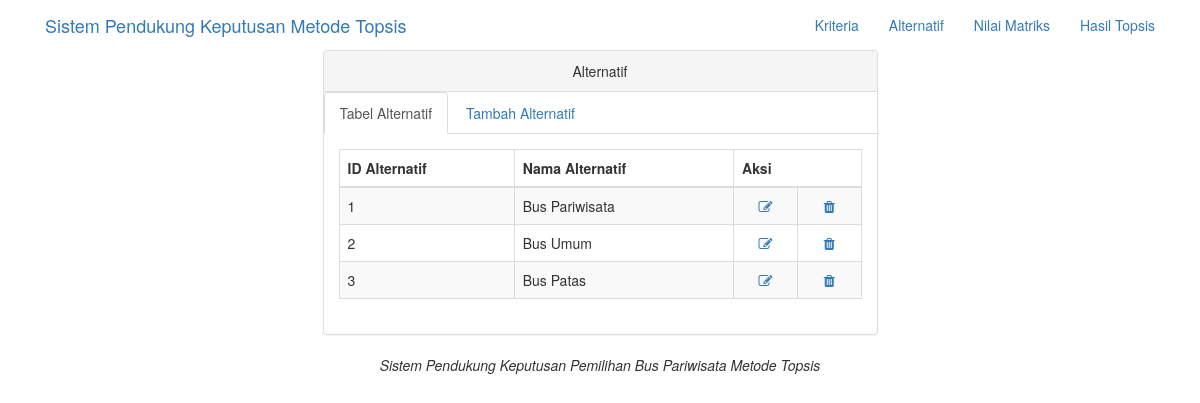
Screenshot of /Spk-Topsis-Bus/alternatif.php with the database file from the repository.
### tables this page shows
CREATE TABLE `tab_alternatif` (
  `id_alternatif` varchar(10) NOT NULL,
  `nama_alternatif` varchar(50) NOT NULL
);

### Spk-Topsis-Bus/alternatif.php (the view, shortened to what this page needs)
<?php
include ("koneksi.php");
 ?>
<!DOCTYPE html>
<html>
  <head>
    <link href="tampilan/css/bootstrap.min.css" rel="stylesheet">
    <link href="tampilan/font-awesome/css/font-awesome.min.css" rel="stylesheet" type="text/css">
  </head>
  <body>
    <nav class="">
      <div class="container">
        <div class="navbar-header">
          <a class="navbar-brand" href="index.php">Sistem Pendukung Keputusan Metode Topsis</a>
        </div>
        <div class="collapse navbar-collapse">
          <ul class="nav navbar-nav navbar-right">
            <li>
              <a href="kriteria.php">Kriteria</a>
            </li>
            <li>
              <a href="alternatif.php">Alternatif</a>
            </li>
            <li>
              <a href="nilmat.php">Nilai Matriks</a>
            </li>
            <li>
              <a href="hastop.php">Hasil Topsis</a>
            </li>
          </ul>
        </div>
      </div>
    </nav>
    <div class="container">
      <div class="row">
        <div class="col-lg-6 col-lg-offset-3">
            <div class="panel panel-default">
                <div class="panel-heading text-center">
                    Alternatif
                </div>
                <ul class="nav nav-tabs">
                    <li class="active">
                      <a href="alternatif.php" data-toggle="tab">Tabel Alternatif</a>
                    </li>
                    <li>
                      <a href="alternatiftambah.php" data-toggle="tab">Tambah Alternatif</a>
                    </li>
                </ul>
                <div class="panel-body">
                    <div class="tab-content">
                      <div class="">
                        <table class="table table-striped table-bordered table-hover">
                          <thead >
                            <tr>
                              <th>ID Alternatif</th>
                              <th>Nama Alternatif</th>
                              <th colspan="2">Aksi</th>
                            </tr>
                          </thead>
                          <tbody>
                            <?php
                            $sql = $koneksi->query('SELECT * FROM tab_alternatif');
                            while ($row = $sql->fetch_array()) {
                            ?>
                            <tr>
                              <td><?php echo $row[0] ?></td>
                              <td><?php echo $row[1] ?></td>
                              <td align="center"><a href="editalternatif.php?id_alternatif=<?php echo $row['id_alternatif'] ?>"><i class="fa fa-edit fa-fw"></i> </td>
                              <td align="center"><a href="hapusalternatif.php?id_alternatif=<?php echo $row['id_alternatif'] ?>"><i class="fa fa-trash fa-fw"></i> </td>
                            </tr>
                            <?php } ?>
                          </tbody>
                        </table>
                      </div>
                    </div>
                </div>
            </div>
        </div>
      </div>
    </div>
    <footer class="text-center">
      <div class="footer-below">
        <div class="container">
          <div class="row">
            <div class="col-lg-12">
              <em>Sistem Pendukung Keputusan Pemilihan Bus Pariwisata Metode Topsis</em>
            </div>
          </div>
        </div>
      </div>
    </footer>
  </body>
</html>

### rows the page displays
tab_alternatif: id_alternatif "1", nama_alternatif "Bus Pariwisata"
tab_alternatif: id_alternatif "2", nama_alternatif "Bus Umum"
tab_alternatif: id_alternatif "3", nama_alternatif "Bus Patas"
